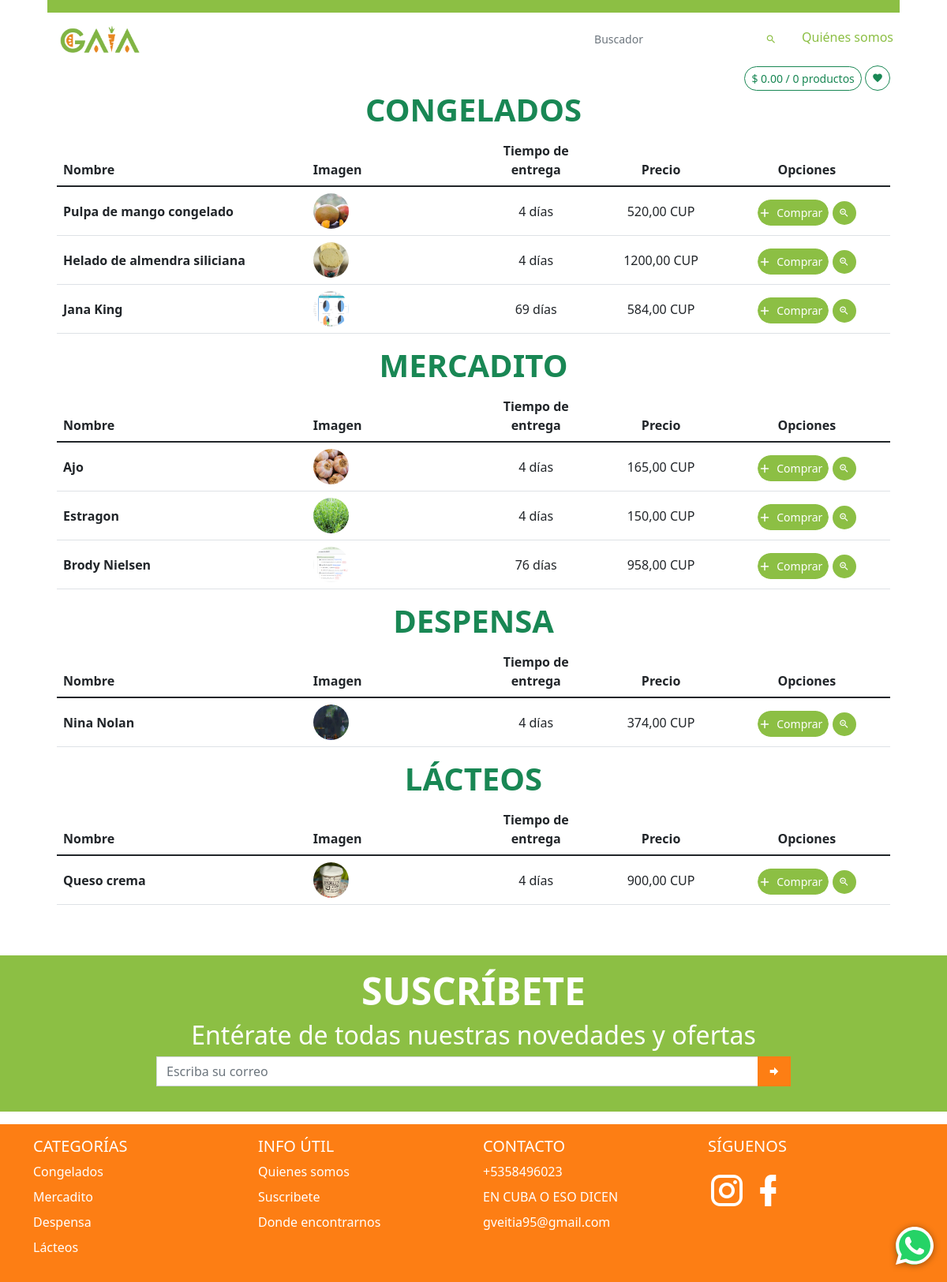
Screenshot of /catalogo/CUP/ with the database file from the repository.
### app_main/models.py (models this page shows, shortened)
class GeneralData(models.Model):
    logo = models.ImageField(upload_to='datos_generales/logo', verbose_name='Logo')
    img_principal = models.ImageField(upload_to='datos_generales/img_principal', verbose_name='Imagen Principal')
    enterprise_name = models.CharField(max_length=100, verbose_name='Nombre de la empresa')
    enterprise_address = models.CharField(max_length=100, verbose_name='Dirección de la empresa', null=True, blank=True)
    taza_cambio = models.FloatField('Taza de cambio', validators=[MinValueValidator(0, 'Debe ser mayor que cero')])
    email = models.EmailField('Correo', unique=True,
                              error_messages={'unique': 'Este correo ya existe'})
    phone_number = models.CharField(validators=[phone_regex], max_length=17, unique=True, error_messages={
        'unique': 'Ya este teléfono está registrado'
    }, verbose_name='Celular', null=True, blank=True)
    facebook = models.URLField(verbose_name='Link de Facebook', null=True, blank=True)
    instagram = models.URLField(verbose_name='Link de Instagram', null=True, blank=True)
    def logo_tag(self):
        if self.logo:
            return mark_safe(f'<img src="{self.logo.url}" class="agrandar" width="45" height="45" />')
        return mark_safe(f'<img src="{STATIC_URL}img/empty.png" class="agrandar" width="45" height="45" />')
    logo_tag.short_description = 'Logo'
    def logo_link(self):
        return mark_safe(f'<a href="{self.logo.url}"> {self.logo_tag()}</a>')
    logo_link.short_description = 'Logo'
    def img_principal_tag(self):
        if self.logo:
            return mark_safe(f'<img src="{self.img_principal.url}" class="agrandar" height="45" />')
        return mark_safe(f'<img src="{STATIC_URL}img/empty.png" class="agrandar" width="45" height="45" />')
    img_principal_tag.short_description = 'Img principal'
    def img_principal_link(self):
        return mark_safe(f'<a href="{self.img_principal.url}"> {self.img_principal_tag()}</a>')
    img_principal_link.short_description = 'Img principal'
    class Meta:
        verbose_name = 'Datos Generales'
        verbose_name_plural = verbose_name

class Category(models.Model):
    description = models.TextField(verbose_name='Descripción', null=True, blank=True)
    name = models.CharField(max_length=100, verbose_name='Nombre')
    image = models.ImageField(upload_to='product/img', verbose_name='Imagen Principal', null=True)
    class Meta:
        verbose_name = 'Categoría'
        verbose_name_plural = 'Categorías'
        ordering = ('name',)
    def __str__(self):
        return self.name
    @property
    def get_prods_count(self):
        return self.product_set.count() if self.product_set.exists() else 0
    def img_link(self):
        if self.image:
            return mark_safe(
                f'<a href="{self.image.url}"><img src="{self.image.url}" class="agrandar mb-2 mr-2" '
                f'width="40" height="40" /></a>')
        return mark_safe(
            f'<a href="{STATIC_URL}img/empty.png"><img src="{STATIC_URL}img/empty.png" class="agrandar mb-2 mr-2" '
            f'width="40" height="40" /></a>')
    img_link.short_description = 'Imagen'

class Product(models.Model):
    category = models.ForeignKey(Category, on_delete=models.CASCADE, verbose_name='Categoría')
    image = models.ImageField(upload_to='product/img', verbose_name='Imagen Principal', null=True)
    name = models.CharField(max_length=100, verbose_name='Nombre')
    price = models.DecimalField(max_digits=9, verbose_name='Precio', decimal_places=2)
    old_price = models.DecimalField(max_digits=9, verbose_name='Precio anterior', decimal_places=2, null=True,
                                    help_text='Este precio debería ser mayor al precio actual', blank=True)
    info = RichTextField(max_length=400, verbose_name='Información', null=True, blank=True)
    about = RichTextField(max_length=400, verbose_name='Sobre el producto', null=True, blank=True)
    is_active = models.BooleanField(default=True, verbose_name='Visible')
    is_important = models.BooleanField(default=True, verbose_name='Destacado')
    stock = models.IntegerField(verbose_name='Cantidad de inventario', default=1)
    date_updated = models.DateTimeField(auto_now=True, null=True, blank=True)
    sales = models.PositiveIntegerField(verbose_name='Ventas', default=0)
    delivery_time = models.PositiveSmallIntegerField('Tiempo de entrega (días)')
    moneda = models.CharField('Moneda', choices=(
        ('CUP', 'CUP'),
        ('Euro', 'Euro'),
        ('Ambas', 'Ambas'),
    ), default='CUP', max_length=200)
    def __str__(self):
        return self.name
    class Meta:
        verbose_name = 'Producto'
        verbose_name_plural = 'Productos'
        ordering = ('category',)
    def info_tag(self):
        return mark_safe(self.info)
    def get_image(self):
        if self.image:
            return self.image.url
        return f'{STATIC_URL}img/empty.png'
    def img_link(self):
        if self.image:
            return mark_safe(
                f'<a href="{self.image.url}"><img src="{self.image.url}" class="agrandar mb-2 mr-2" '
                f'width="50" height="50" /></a>')
        return mark_safe(
            f'<a href="{STATIC_URL}img/empty.png"><img src="{STATIC_URL}img/empty.png" class="agrandar mb-2 mr-2" '
            f'width="50" height="50" /></a>')
    img_link.short_description = 'Vista previa'
    info_tag.short_description = 'Información'

class InfoUtil(models.Model):
    title = models.CharField('Título', max_length=100)
    text = RichTextField("Contenido")
    class Meta:
        verbose_name = 'Información útil'
        verbose_name_plural = 'Informaciones útiles'
    def text_tag(self):
        return mark_safe(self.text)
    text_tag.short_description = 'Texto'

### app_main/views.py (the view)
# urls.py: path('catalogo/CUP/', CatalogoCUPView.as_view(), name='catalogo-cup'),
class CatalogoCUPView(StartPageCUP):
    template_name = 'catalogo.html'
    def get_context_data(self, *, object_list=None, **kwargs):
        context = super().get_context_data()
        context['title'] = 'Catálogo | Productos CUP'
        return context

### app_cart/cart.py (called while the page is built)
    def all(self, ):
        return list(self.session[settings.CART_SESSION_ID].values())

### app_main/views.py (called while the page is built)
    def get_queryset(self):
        qs = super().get_queryset()
        if self.request.GET.get('search'):
            qs = qs.filter(name__icontains=self.request.GET.get('search'))
            self.request.session['search'] = self.request.GET.get('search')
            self.request.session['active'] = '2'
        elif 'search' in self.request.session:
            del self.request.session['search']
            del self.request.session['active']
        self.request.session['index_url'] = str(reverse_lazy('index-cup'))
        print(qs)
        return qs

    def dispatch(self, request, *args, **kwargs):
        return super().dispatch(request, *args, **kwargs)

### app_main/templates/catalogo.html (shortened to what this page needs)
{% extends 'startpage.html' %}
{% load static %}
{% block navbar %}
    <nav class="navbar bg-semi-success"></nav>
    <nav class="navbar bg-white navbar-expand-sm">
        <ul class="navbar-nav">
            <li class="nav-item">
                <div class="nav-link">
                    <a href="{{ index_url }}"><img
                            src="{% if business.img_principal %} {{ business.img_principal.url }} {% else %} {% static logo %} {% endif %}"
                            class="ps-2" alt="gaia" height="35"></a>
                </div>
            </li>
        </ul>
        <ul class="navbar-nav ms-auto ">
            <li class="nav-item">
                <div class="nav-link">
                    <form action="">
                        <div class="input-group input-group-sm pe-2">
                            <input type="search" class="form-control border-0 ps-0 rounded-0"
                                   placeholder="Buscador" value="{{ search }}"
                                   aria-label="Example text with button addon"
                                   aria-describedby="button-addon1" name="search">
                            <button class="btn border-0" type="submit" id="button-addon1"><i
                                    class="mdi mdi-magnify text-semi-success"></i></button>
                        </div>
                    </form>
                </div>
            </li>
            <li class="nav-item">
                <a class="nav-link text-semi-success pe-2 text-end {% if active == 'project' %} active {% endif %}"
                   href="{% url 'info' %}">Quiénes somos</a>
            </li>
        </ul>
    </nav>
{% endblock %}
{% block content %}
    <div class="text-end">
        <button class="btn btn-outline-success btn-sm rounded-pill" type="button"
                data-bs-toggle="offcanvas"
                data-bs-target="#offcanvasRight" aria-controls="offcanvasRight" id="botoncito-verde">
        </button>
        <button class="btn btn-outline-success btn-sm rounded-pill"><i
                class="mdi mdi-heart"></i></button>
    </div>
    {% include 'table_products.html' %}
{% endblock %}

### templates/table_products.html (shortened to what this page needs)
{% for category in all_categories %}
    <div class="table-responsive">
        <h1 class="text-center text-success text-uppercase display-6 fw-bold user-select-none"
            id="category{{ category.id }}">{{ category }}</h1>
        <table class="table table-hover">
            <thead>
            <tr>
                <th scope="col">Nombre</th>
                <th scope="col">Imagen</th>
                <th class="text-center" scope="col">Tiempo de entrega</th>
                <th class="text-center" scope="col">Precio</th>
                <th class="text-center" scope="col">Opciones</th>
            </tr>
            </thead>
            <tbody class="table-group-divider">
            {% for product in object_list %}
                {% if product.category == category %}
                    <tr class="" style="vertical-align: middle">
                        <th scope="row" style="width: 30%">{{ product.name }}</th>
                        <td style="width: 20%"><img src="{{ product.get_image }}" alt="image" height="45" width="45"
                                                    class="rounded-pill">
                        </td>
                        <td class="text-center " style="width: 15%">{{ product.delivery_time }} días</td>
                        <td class="text-center" style="width: 15%">{{ product.price }} CUP</td>
                        <td class="text-center" style="width: 20%">
                            <Button Class="Button add_to_cart mt-1 btn-success btn btn-success" name="{{ product.id }}">
                                <Span>Comprar</Span>
                            </Button>
                            <button type="button"
                                    class="btn btn-success mt-1 border-0 bg-semi-success btn-sm rounded-pill btn-table-ver"
                                    data-bs-toggle="modal" data-bs-target="#product_modal" name="{{ product.id }}">
                                <i class="mdi mdi-magnify-plus-outline"></i>
                            </button>
                        </td>
                    </tr>
                {% endif %}
            {% endfor %}
            </tbody>
        </table>
    </div>
{% endfor %}

### templates/footer.html (shortened to what this page needs)
{% load static %}
<footer class="bd-footer mt-5 bg-semi-success">
    <div class="mx-auto py-3 w-75 px-md-5 px-0">
        <h1 class="text-center text-white text-uppercase display-5 fw-bold user-select-none">suscríbete</h1>
        <h2 class="text-white text-center ">Entérate de todas nuestras novedades y ofertas</h2>
        <form action="" method="post" id="suscriptor-form">
            <div class="input-group mb-3">
                <input type="email" name="email" class="form-control rounded-0" placeholder="Escriba su correo"
                       aria-label="Recipient's username" required aria-describedby="button-addon2"
                       id="suscriptor-email">
                <button class="btn bg-orange rounded-0" type="submit" id="button-addon2"><i
                        class="mdi mdi-arrow-right-bold"></i>
                </button>
            </div>
        </form>
    </div>
</footer>
<footer class="bd-footer mt-3 bg-orange">
    <div class="container pt-3">
        <div class="row">
            <div class="col-6 col-md-3  mb-3">
                <h5>CATEGORÍAS</h5>
                <ul class="list-unstyled">
                    {% for category in all_categories %}
                        <li class="mb-2"><a href="#" class="text-decoration-none text-white">{{ category.name }}</a>
                        </li>
                    {% endfor %}
                </ul>
            </div>
            <div class="col-6 col-md-3  mb-3">
                <h5>INFO ÚTIL</h5>
                <ul class="list-unstyled">
                    {% for info in infoUtil_list %}
                        <li class="mb-2"><a href="{% url 'info' %}#{{ info.id }}" class="text-decoration-none text-white">{{ info.title }}</a></li>
                    {% endfor %}
                </ul>
            </div>
            <div class="col-6 col-md-3  mb-3">
                <h5>CONTACTO</h5>
                <ul class="list-unstyled">
                    <li class="mb-2"><a href="#" class="text-decoration-none text-white">{{ business.phone_number }}</a>
                    </li>
                    <li class="mb-2"><a href="#"
                                        class="text-decoration-none text-white">{{ business.enterprise_address }}</a>
                    </li>
                    <li class="mb-2"><a href="#" class="text-decoration-none text-white">{{ business.email }}</a></li>
                </ul>
            </div>
            <div class="col-6 col-md-3  mb-3">
                <h5>SÍGUENOS</h5>
                <div>
                    <a href="{{ business.instagram }}"><i class="mdi mdi-instagram mdi-48px text-white"></i></a>
                    <a href="{{ business.facebook }}"><i class="mdi mdi-facebook mdi-48px text-white"></i></a>
                </div>
            </div>
        </div>
    </div>
</footer>

### static/css/custom_styles.css (style rules this page uses)
.bg-semi-success { background-color: #8cbf44; }
.text-semi-success { color: #8cbf44; }
.bg-orange { background-color: #fd7e14 !important; border-color: #fd7e14; color: #fff }

### rows the page displays
GeneralData: img_principal (picture), phone_number "+5358496023", enterprise_address "EN CUBA O ESO DICEN", email "gveitia95@gmail.com"
Category: name "CONGELADOS", name "Congelados"
Product: name "Pulpa de mango congelado", get_image (picture), delivery_time "4", price "520,00"
Product: name "Helado de almendra siliciana", get_image (picture), delivery_time "4", price "1200,00"
Product: name "Jana King", get_image (picture), delivery_time "69", price "584,00"
Category: name "MERCADITO", name "Mercadito"
Product: name "Ajo", get_image (picture), delivery_time "4", price "165,00"
Product: name "Estragon", get_image (picture), delivery_time "4", price "150,00"
Product: name "Brody Nielsen", get_image (picture), delivery_time "76", price "958,00"
Category: name "DESPENSA", name "Despensa"
Product: name "Nina Nolan", get_image (picture), delivery_time "4", price "374,00"
Category: name "LÁCTEOS", name "Lácteos"
Product: name "Queso crema", get_image (picture), delivery_time "4", price "900,00"
InfoUtil: title "Quienes somos"
InfoUtil: title "Suscribete"
InfoUtil: title "Donde encontrarnos"
